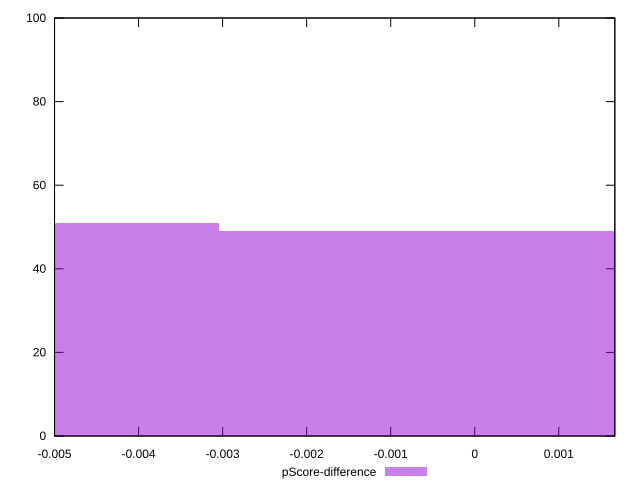

Here is the gnuplot script that generated this plot:
reset

$pScoreDifference <<EOF
0 49
-0.006096664065101587 51
EOF

set key outside below
set boxwidth 0.006096664065101587
set xrange [-0.0050000000000000044:0.0016666666666665941]
set yrange [0:100]
set trange [0:100]
set style fill transparent solid 0.5 noborder
set terminal svg size 640, 490 enhanced background rgb 'white'
set output "report_00009_2021-02-08T22-37-41.559Z/unminified-css/samples/pages+cached/pScore-difference/histogram.svg"

plot $pScoreDifference title "pScore-difference" with boxes

reset
